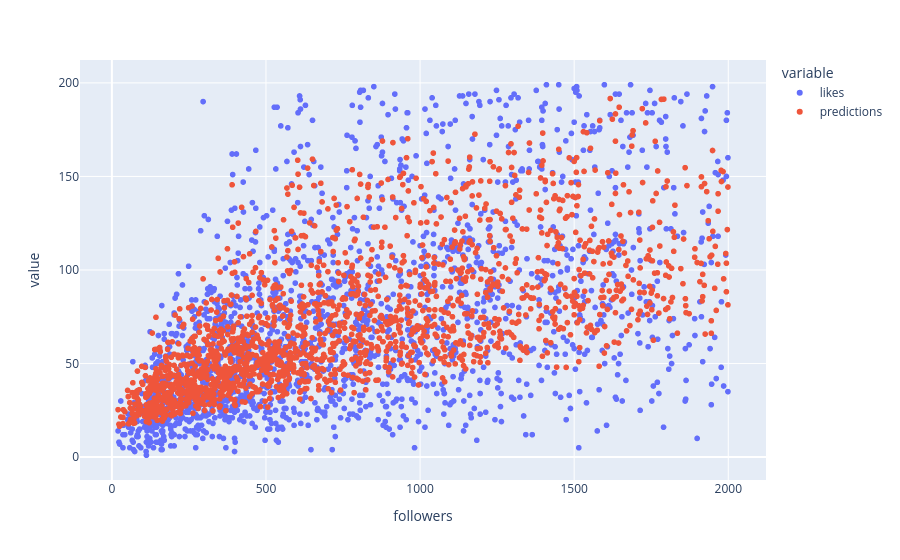

Here is the notebook cell this chart was saved with:
### Code cell
fig = px.scatter(
    posts_test,
    x="followers",
    y=["likes", "predictions"],
    hover_data=["likes_history"]
)
fig

### Figure 1 — Plotly figure (JSON) as saved in the notebook; plotly's stock layout.template omitted (floating-point values rounded to 4 significant figures; data arrays with more than 128 entries replaced by an {"elided": "..."} marker saying what was removed)
{"data": [{"customdata": {"elided": "1850x1 float values"}, "hovertemplate": "variable=likes<br>followers=%{x}<br>value=%{y}<br>likes_history=%{customdata[0]}<extra></extra>", "legendgroup": "likes", "marker": {"color": "#636efa", "symbol": "circle"}, "mode": "markers", "name": "likes", "showlegend": true, "type": "scattergl", "x": {"elided": "1850 int values"}, "xaxis": "x", "y": {"elided": "1850 float values"}, "yaxis": "y"}, {"customdata": {"elided": "1850x1 float values"}, "hovertemplate": "variable=predictions<br>followers=%{x}<br>value=%{y}<br>likes_history=%{customdata[0]}<extra></extra>", "legendgroup": "predictions", "marker": {"color": "#EF553B", "symbol": "circle"}, "mode": "markers", "name": "predictions", "showlegend": true, "type": "scattergl", "x": {"elided": "1850 int values"}, "xaxis": "x", "y": {"elided": "1850 float values"}, "yaxis": "y"}], "layout": {"legend": {"title": {"text": "variable"}, "tracegroupgap": 0}, "margin": {"t": 60}, "xaxis": {"anchor": "y", "domain": [0, 1], "title": {"text": "followers"}}, "yaxis": {"anchor": "x", "domain": [0, 1], "title": {"text": "value"}}}}
